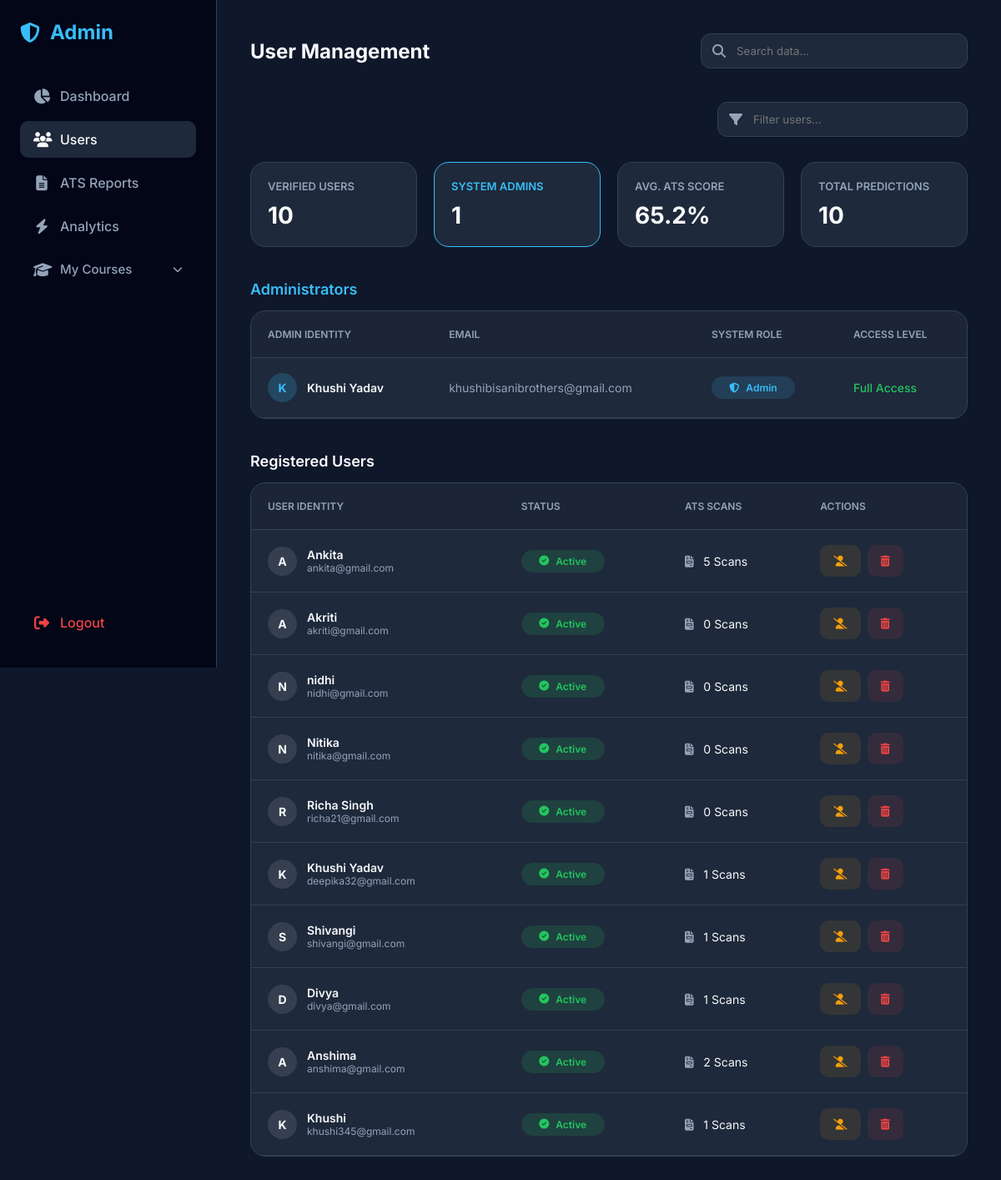
The page /admin/users (signed in) on the database its author committed.
### tables this page shows
CREATE TABLE admins (
    id INTEGER PRIMARY KEY AUTOINCREMENT,
    email TEXT,
    password TEXT
, first_name TEXT, last_name TEXT, role TEXT DEFAULT 'admin');

### model.py (models this page shows)
class User(db.Model):
    __tablename__ = 'users'
    id = db.Column(db.Integer, primary_key=True)
    name = db.Column(db.String(150), unique=True, nullable=False)
    email = db.Column(db.String(150), unique=True, nullable=True)
    password = db.Column(db.String(200), nullable=False)
    mobile = db.Column(db.String(20), nullable=True)  # Changed from role to mobile
    resume = db.Column(db.String(500), nullable=True)
    profile_pic = db.Column(db.String(500), nullable=True)  # Already exists
    profile = db.relationship('Profile', backref='user', uselist=False)

### app.py (the view)
@app.route("/admin/users")
def admin_users():
    if "admin" not in session:
        return redirect(url_for("admin_login"))
    db = get_db()
    try:
        users = db.execute("""
            SELECT
                u.id,
                u.name,
                u.email,
                u.status,
                (SELECT result FROM predictions WHERE user_id = u.id ORDER BY id DESC LIMIT 1),
                (SELECT COUNT(*) FROM ats_logs WHERE user_id = u.id)
            FROM users u
        """).fetchall()
        admins = db.execute("SELECT id, first_name, last_name, email, role FROM admins").fetchall()
        total_users = len(users)
        total_admins = len(admins) # Count the admins!
        predictions_row = db.execute("SELECT COUNT(*) FROM predictions").fetchone()
        predictions_total = predictions_row[0] if predictions_row else 0
        avg_score_row = db.execute("SELECT AVG(score) FROM ats_logs").fetchone()
        avg_score = round(avg_score_row[0], 1) if avg_score_row[0] else 0
    except Exception as e:
        print(f"Error in admin_users: {e}")
        total_users, total_admins, avg_score, predictions_total = 0, 0, 0, 0
        users, admins = [], []
    return render_template(
        "users.html",
        users=users,
        admins=admins,
        total_users=total_users,
        total_admins=total_admins,
        avg_score=avg_score,
        predictions=predictions_total
    )

### app.py (called while the page is built)
def get_db():
    db = getattr(g, '_database', None)
    if db is None:
        db = g._database = sqlite3.connect("database.db")
        db.row_factory = sqlite3.Row  # Allows accessing columns by name
    return db

@app.teardown_appcontext
def close_connection(exception):
    db = getattr(g, '_database', None)
    if db is not None:
        db.close()

### templates/users.html (shortened to what this page needs)
{% extends "admin_base.html" %}
{% block header_title %}User Management{% endblock %}
{% block content %}
    <div style="display: flex; justify-content: flex-end; margin-bottom: 30px;">
        <div class="search-container">
            <i class="fas fa-filter"></i>
            <input type="text" id="userSearch" placeholder="Filter users..." style="width: 300px;">
        </div>
    </div>
    <div style="display: grid; grid-template-columns: repeat(auto-fit, minmax(200px, 1fr)); gap: 20px; margin-bottom: 40px;">
        <div class="card" style="padding: 20px; display: flex; flex-direction: column; gap: 10px;">
            <span style="color: var(--text-muted); font-size: 13px; font-weight: 600; text-transform: uppercase;">Verified Users</span>
            <h4 style="font-size: 28px; margin: 0;">{{ total_users }}</h4>
        </div>
        <div class="card" style="padding: 20px; display: flex; flex-direction: column; gap: 10px; border-color: var(--accent-primary);">
            <span style="color: var(--accent-primary); font-size: 13px; font-weight: 600; text-transform: uppercase;">System Admins</span>
            <h4 style="font-size: 28px; margin: 0;">{{ total_admins }}</h4>
        </div>
        <div class="card" style="padding: 20px; display: flex; flex-direction: column; gap: 10px;">
            <span style="color: var(--text-muted); font-size: 13px; font-weight: 600; text-transform: uppercase;">Avg. ATS Score</span>
            <h4 style="font-size: 28px; margin: 0;">{{ avg_score|default(0) }}%</h4>
        </div>
        <div class="card" style="padding: 20px; display: flex; flex-direction: column; gap: 10px;">
            <span style="color: var(--text-muted); font-size: 13px; font-weight: 600; text-transform: uppercase;">Total Predictions</span>
            <h4 style="font-size: 28px; margin: 0;">{{ total_users }}</h4>
        </div>
    </div>
    <h3 style="margin-bottom: 15px; font-size: 18px; font-weight: 600; color: var(--accent-primary);">Administrators</h3>
    <div class="table-container" style="margin-bottom: 40px;">
        <table>
            <thead>
                <tr>
                    <th>Admin Identity</th>
                    <th>Email</th>
                    <th>System Role</th>
                    <th>Access Level</th>
                </tr>
            </thead>
            <tbody>
                {% for admin in admins %}
                <tr>
                    <td>
                        <div style="display: flex; align-items: center; gap: 12px;">
                            <div style="width: 35px; height: 35px; background: rgba(56, 189, 248, 0.2); color: var(--accent-primary); border-radius: 50%; display: flex; align-items: center; justify-content: center; font-weight: 700;">
                                {{ admin[1][0]|upper if admin[1] else 'A' }}
                            </div>
                            <div style="font-weight: 600; color: var(--text-main);">
                                {% if admin[1] and admin[2] %}
                                    {{ admin[1] }} {{ admin[2] }}
                                {% elif admin[1] %}
                                    {{ admin[1] }}
                                {% else %}
                                    Admin ({{ admin[3].split('@')[0] }})
                                {% endif %}
                            </div>
                        </div>
                    </td>
                    <td style="color: var(--text-muted);">{{ admin[3] }}</td>
                    <td>
                        <span class="badge" style="background: rgba(56, 189, 248, 0.15); color: var(--accent-primary);">
                            <i class="fas fa-shield-alt"></i> {{ admin[4]|capitalize }}
                        </span>
                    </td>
                    <td style="color: var(--success); font-weight: 500;">Full Access</td>
                </tr>
                {% endfor %}
            </tbody>
        </table>
    </div>
    <h3 style="margin-bottom: 15px; font-size: 18px; font-weight: 600;">Registered Users</h3>
    <div class="table-container">
        <table>
            <thead>
                <tr>
                    <th>User Identity</th>
                    <th>Status</th>
                    <th>ATS Scans</th>
                    <th>Actions</th>
                </tr>
            </thead>
            <tbody id="userTable">
                {% for user in users %}
                <tr>
                    <td>
                        <div style="display: flex; align-items: center; gap: 12px;">
                            <div style="width: 35px; height: 35px; background: rgba(255, 255, 255, 0.1); color: var(--text-main); border-radius: 50%; display: flex; align-items: center; justify-content: center; font-weight: 700;">
                                {{ user[1][0]|upper if user[1] else 'U' }}
                            </div>
                            <div>
                                <div style="font-weight: 600; color: var(--text-main);">{{ user[1] }}</div>
                                <div style="font-size: 12px; color: var(--text-muted);">{{ user[2] }}</div>
                            </div>
                        </div>
                    </td>
                    <td>
                        <span class="badge {% if user[3] == 'active' %}badge-active{% else %}badge-blocked{% endif %}">
                            <i class="fas {% if user[3] == 'active' %}fa-check-circle{% else %}fa-ban{% endif %}"></i>
                            {{ user[3]|capitalize }}
                        </span>
                    </td>
                    <td>
                        <i class="fas fa-file-invoice" style="margin-right: 8px; color: var(--text-muted);"></i>
                        {{ user[5] if user[5] else '0' }} Scans
                    </td>
                    <td>
                        <div style="display: flex; gap: 8px;">
                            <button class="btn btn-toggle" onclick="window.location.href='/toggle_user/{{ user[0] }}'" title="Toggle Access">
                                <i class="fas fa-user-slash"></i>
                            </button>
                            <button class="btn btn-delete" onclick="window.location.href='/delete_user/('{{ user[0] }}')" title="Delete User">
                                <i class="fas fa-trash-alt"></i>
                            </button>
                        </div>
                    </td>
                </tr>
                {% endfor %}
            </tbody>
        </table>
    </div>
{% endblock %}

### templates/admin_base.html (style rules this page uses)
:root { --bg-main: #0f172a; --bg-side: #020617; --card-bg: #1e293b; --accent-primary: #38bdf8; --text-main: #f8fafc; --text-muted: #94a3b8; --danger: #ef4444; --success: #22c55e; --warning: #f59e0b; --border: #334155; }
* { margin: 0; padding: 0; box-sizing: border-box; font-family: 'Inter', sans-serif; }
body { display: flex; background: var(--bg-main); color: var(--text-main); min-height: 100vh; }
.search-container { position: relative; }
.search-container i { position: absolute; left: 14px; top: 50%; transform: translateY(-50%); color: var(--text-muted); }
.search-container input { background: var(--card-bg); border: 1px solid var(--border); padding: 12px 12px 12px 42px; border-radius: 12px; color: white; width: 320px; outline: none; transition: 0.3s; }
.card { background: var(--card-bg); padding: 24px; border-radius: 18px; border: 1px solid var(--border); transition: all 0.3s ease; }
.table-container { background: var(--card-bg); border-radius: 18px; border: 1px solid var(--border); overflow: hidden; }
table { width: 100%; border-collapse: collapse; }
th { color: var(--text-muted); font-weight: 600; font-size: 12px; text-transform: uppercase; padding: 20px; text-align: left; border-bottom: 1px solid var(--border); background: rgba(0,0,0,0.1); }
td { padding: 18px 20px; font-size: 14px; border-bottom: 1px solid var(--border); vertical-align: middle; }
.badge { padding: 6px 14px; border-radius: 20px; font-size: 12px; font-weight: 600; display: inline-flex; align-items: center; gap: 8px; min-width: 100px; justify-content: center; }
.badge-active { background: rgba(34, 197, 94, 0.15); color: var(--success); }
.btn { padding: 10px 16px; border-radius: 10px; border: none; cursor: pointer; font-weight: 600; font-size: 13px; transition: 0.3s; display: inline-flex; align-items: center; gap: 8px; height: 38px; }
.btn-toggle { background: rgba(245, 158, 11, 0.1); color: var(--warning); }
.btn-delete { background: rgba(239, 68, 68, 0.1); color: var(--danger); }

### rows shown on the page
admins: first_name "K", first_name "Khushi", last_name "Yadav", email "khushibisanibrothers@gmail.com", role "Admin"
User: name "A", name "Ankita", email "ankita@gmail.com", status "Active", user "5"
User: name "A", name "Akriti", email "akriti@gmail.com", status "Active", user "0"
User: name "N", name "nidhi", email "nidhi@gmail.com", status "Active", user "0"
User: name "N", name "Nitika", email "nitika@gmail.com", status "Active", user "0"
User: name "R", name "Richa Singh", email "richa21@gmail.com", status "Active", user "0"
User: name "K", name "Khushi Yadav", email "deepika32@gmail.com", status "Active", user "1"
User: name "S", name "Shivangi", email "shivangi@gmail.com", status "Active", user "1"
User: name "D", name "Divya", email "divya@gmail.com", status "Active", user "1"
User: name "A", name "Anshima", email "anshima@gmail.com", status "Active", user "2"
User: name "K", name "Khushi", email "khushi345@gmail.com", status "Active", user "1"

### other values the page prints
{{ total_users }} "10"
{{ total_admins }} "1"
{{ avg_score|default(0) }} "65.2"
